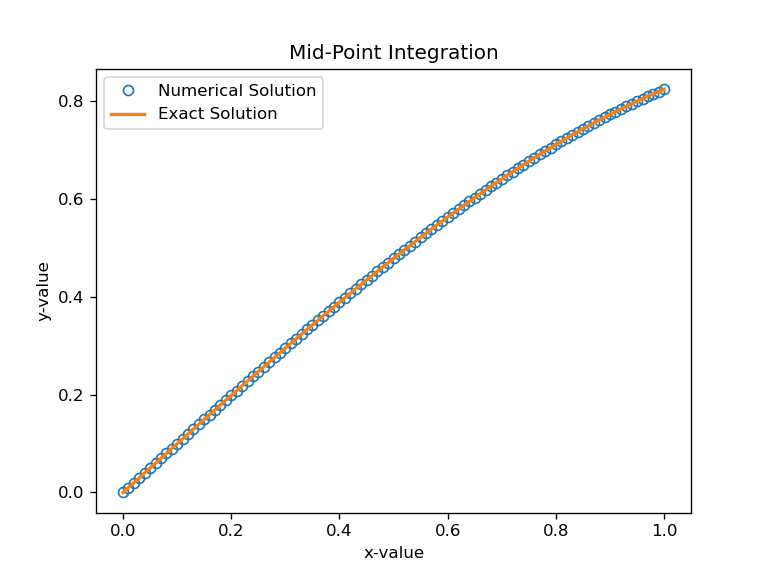

The Python source for this figure:
import matplotlib.pyplot as plt
import numpy as np
from mid_point import mid_point


# ODE function: rewrite y'''' = y'' as a first-order system [y, y', y'', y''']
def q2_eq(t, y):
    return np.array([y[1], y[2], y[3], y[2]])


# Setup: x range, step size, and initial conditions y=0, y'=1, y''=0, y'''=-1
to = 0.0
tf = 1.0
tstep = 0.01
y = np.array([0.0, 1.0, 0.0, -1.0])

# Run the mid-point integrator
sol, time = mid_point(q2_eq, to, tf, y, tstep)

# Exact solution: y = A + Bx + Ce^x + De^-x, initial conditions give y = 2x - sinh(x)
x = np.linspace(to, tf, 500)
y_exact = 2 * x - np.sinh(x)

# Plot numerical solution as markers, exact solution as a line
plt.plot(time, sol[0, :], 'o', mfc='none', label='Numerical Solution')
plt.plot(x, y_exact, '-', lw=2, label='Exact Solution')
plt.xlabel('x-value')
plt.ylabel('y-value')
plt.title('Mid-Point Integration')
plt.legend()
plt.savefig('hw4_q2.png', dpi=120)
plt.show()
